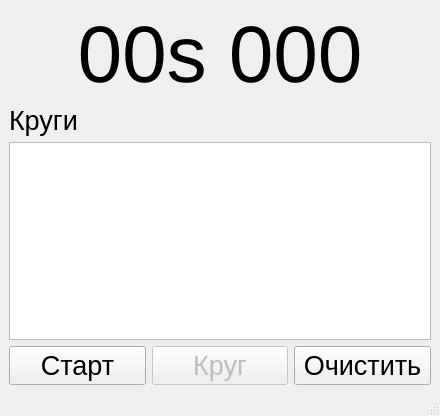
<?xml version="1.0" encoding="UTF-8"?>
<ui version="4.0">
 <class>MainWindow</class>
 <widget class="QMainWindow" name="MainWindow">
  <property name="geometry">
   <rect>
    <x>0</x>
    <y>0</y>
    <width>440</width>
    <height>416</height>
   </rect>
  </property>
  <property name="windowTitle">
   <string>Секундомер с кругом</string>
  </property>
  <widget class="QWidget" name="centralwidget">
   <layout class="QGridLayout" name="gridLayout_2">
    <item row="0" column="0">
     <layout class="QGridLayout" name="gridLayout">
      <item row="0" column="0" colspan="3">
       <widget class="QLabel" name="label">
        <property name="font">
         <font>
          <pointsize>60</pointsize>
         </font>
        </property>
        <property name="text">
         <string>00s 000</string>
        </property>
        <property name="alignment">
         <set>Qt::AlignCenter</set>
        </property>
       </widget>
      </item>
      <item row="1" column="0">
       <widget class="QLabel" name="label_2">
        <property name="font">
         <font>
          <pointsize>20</pointsize>
         </font>
        </property>
        <property name="text">
         <string>Круги</string>
        </property>
       </widget>
      </item>
      <item row="2" column="0" colspan="3">
       <widget class="QPlainTextEdit" name="plainTextEdit"/>
      </item>
      <item row="3" column="0">
       <widget class="QPushButton" name="pushButton">
        <property name="font">
         <font>
          <pointsize>20</pointsize>
         </font>
        </property>
        <property name="text">
         <string>Старт</string>
        </property>
       </widget>
      </item>
      <item row="3" column="1">
       <widget class="QPushButton" name="pushButton_2">
        <property name="enabled">
         <bool>false</bool>
        </property>
        <property name="font">
         <font>
          <pointsize>20</pointsize>
         </font>
        </property>
        <property name="text">
         <string>Круг</string>
        </property>
       </widget>
      </item>
      <item row="3" column="2">
       <widget class="QPushButton" name="pushButton_3">
        <property name="font">
         <font>
          <pointsize>20</pointsize>
         </font>
        </property>
        <property name="text">
         <string>Очистить</string>
        </property>
       </widget>
      </item>
     </layout>
    </item>
   </layout>
  </widget>
  <widget class="QStatusBar" name="statusbar"/>
 </widget>
 <resources/>
 <connections/>
</ui>
